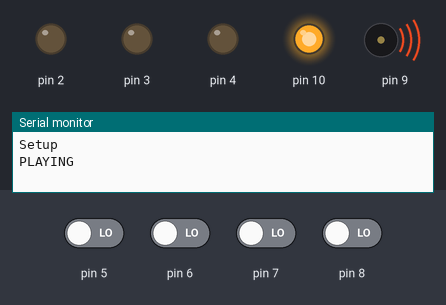
Simulated run of this sketch. Board: Arduino Uno, built with avr-gcc and run on an emulated ATmega328P. On the bench: output pins drawn as LEDs (lit = HIGH), buzzer (waves = sounding), the last lines printed to the serial monitor. The test bench sets the inputs (shaded band); at power-on: pin 5–8 LOW.

Above: at 1.12 s.
At 1.85 s:
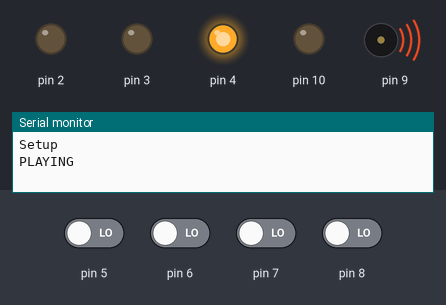
At 2.34 s:
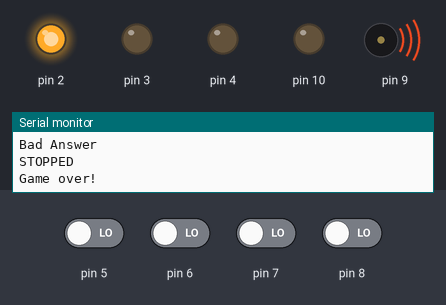
At 2.83 s:
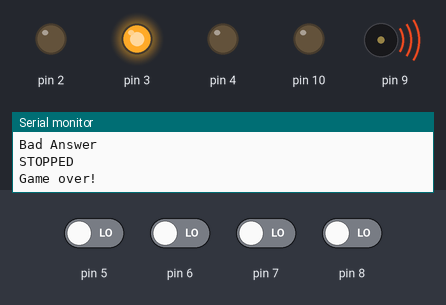
At 4.5 s:
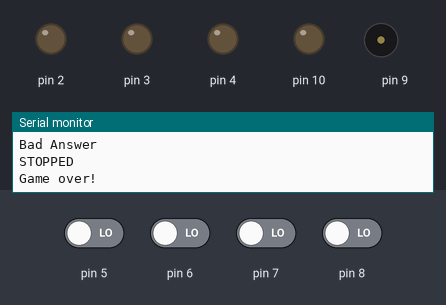
Timing chart, 0 to 6.0 s (numbered marks = the images above):
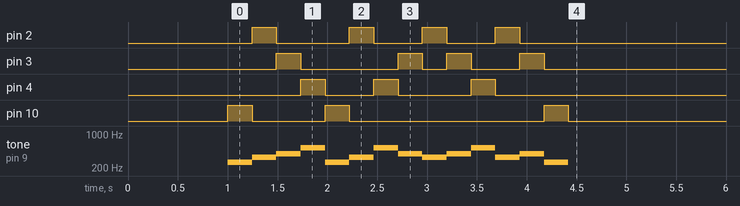

The sketch:

Simon.ino
```cpp
#include	"pitches.h"
#include	<avr/pgmspace.h>
// state vars
const char STOPPED = 0;
const char RESTART = 1;
const char PLAYING = 2;
const char PLAYBACK = 3;

// pins
const PROGMEM char RESET = 0;
const PROGMEM char BLUE_LED = 10;
const PROGMEM char RED_LED = 2;
const PROGMEM char YELLOW_LED = 3;
const PROGMEM char GREEN_LED = 4;
const PROGMEM char BLUE_BUTTON = 5;
const PROGMEM char RED_BUTTON = 6;
const PROGMEM char YELLOW_BUTTON = 7;
const PROGMEM char GREEN_BUTTON = 8;
const PROGMEM char SPEAKER = 9;
//other const PROGMEMant
const PROGMEM int MAX_ROUNDS = 10;
const PROGMEM int NUM = 4;
const PROGMEM char LEDS[NUM] = { BLUE_LED, RED_LED, YELLOW_LED, GREEN_LED };
const PROGMEM char BUTTONS[NUM] = { BLUE_BUTTON, RED_BUTTON, YELLOW_BUTTON, GREEN_BUTTON };
const float TONES[NUM] = {NOTE_C4, NOTE_E4, NOTE_G4, NOTE_C5};
const PROGMEM int BUZZ_LENGTH = 500; //seconds

//songs
const PROGMEM int WIN_SONG_L = 10;
const PROGMEM int LOSE_SONG_L = 10;
const PROGMEM int LOSE_SONG[LOSE_SONG_L] = {0,1,3,2,1,2,3,1,2,0};
const PROGMEM int WIN_SONG[WIN_SONG_L] = {0,3,1,1,2,1,3,2,0,0};

//global variables
char state;
char buttons;
int num_rounds;
int game[10] = {0,1,2,1,2,0,3,2,0,1};
int wait;
int curr_round;

void get_buttons()
	{
	int i;
	buttons = (char) 0;
	for(i=0; i<pgm_read_byte_near(&NUM); i++)
		{
		if(digitalRead(pgm_read_byte_near(&BUTTONS[i])) == LOW)
			{
			buttons = (buttons & ((0x1 << i) ^ ((char) 0xFF))) | (0x1 << i);
			}
		}
	}

void flash_and_buzz(int i)
	{
	digitalWrite(pgm_read_byte_near(&LEDS[i]), HIGH);
	tone(pgm_read_byte_near(&SPEAKER), TONES[i], pgm_read_byte_near(&BUZZ_LENGTH));
	delay(pgm_read_byte_near(&BUZZ_LENGTH));
	digitalWrite(pgm_read_byte_near(&LEDS[i]), LOW);
	} // end flash_and_buzz

void flash_leds()
	{
	int i;
	for(i=0; i<NUM; i++)
		{
		if(buttons & (0x1 << i))
			{
			flash_and_buzz(i);
			}
		}
	}

void game_over()
	{
	Serial.println(F("Game over!"));
	int i;
	for(i=0; i<pgm_read_byte_near(&LOSE_SONG_L); i++)
		{
		flash_and_buzz(pgm_read_byte_near(LOSE_SONG + i));
		}
	}

void winner()
	{
	Serial.println(F("Winner!"));
	int i;
	for(i=0; i<pgm_read_byte_near(&WIN_SONG_L); i++)
		{
		flash_and_buzz(pgm_read_byte_near(WIN_SONG + i));
		}
	}

// setup()
void setup()
	{
	delay(1000);
	Serial.begin(9600);
	Serial.println(F("Setup"));
	state = PLAYING;
	curr_round =0;
	wait = 0;
	num_rounds = 0;

	pinMode(A0,INPUT);
	randomSeed(analogRead(A0));

	pinMode(pgm_read_byte_near(&SPEAKER), OUTPUT);
	pinMode(pgm_read_byte_near(RESET), INPUT);

	int i;
	for(i=0; i<pgm_read_byte_near(&NUM); i++)
		{
		pinMode(pgm_read_byte_near(BUTTONS + i), INPUT);
		pinMode(pgm_read_byte_near(LEDS + i), OUTPUT);
		digitalWrite(pgm_read_byte_near(LEDS + i),LOW);
		}
	} //end setup

// loop()
void loop()
	{
	num_rounds = 1;

	// [PLAYING]
	// user is trying to recall the pattern
	if(state == PLAYING)
		{
		int max_wait = 1000;
		Serial.println(F("PLAYING"));

		//timeout
		//TODO implement this
		if(wait++ == max_wait)
			{
			Serial.println(F("Timeout"));
			Serial.println(F("STOPPED"));
			game_over();
			state = STOPPED;
			return;
			}

		delay(1);
		get_buttons();
		if(!buttons){return;}
		flash_leds();

		// bad sequence
		if(buttons != (0x1 << game[curr_round]))
			{
			Serial.println(F("Bad Answer"));
			Serial.println(F("STOPPED"));
			game_over();
			state = STOPPED;
			return;
			}
		if((++curr_round == num_rounds) && (num_rounds == MAX_ROUNDS))
			{
			Serial.println(F("STOPPED"));
			winner();
			state = STOPPED;
			return;
			}
		if(curr_round == num_rounds)
			{
			delay(250);
			state = PLAYING;
			return;
			}

		return;
		} //end if

	} //end loop
```

pitches.h
```cpp
#define    NOTE_C0    16.35
#define    NOTE_Db0    17.32
#define    NOTE_D0    18.35
#define    NOTE_Eb0    19.45
#define    NOTE_E0    20.60
#define    NOTE_F0    21.83
#define    NOTE_Gb0    23.12
#define    NOTE_G0    24.50
#define    NOTE_Ab0    25.96
#define    NOTE_LA0    27.50
#define    NOTE_Bb0    29.14
#define    NOTE_B0    30.87
#define    NOTE_C1    32.70
#define    NOTE_Db1    34.65
#define    NOTE_D1    36.71
#define    NOTE_Eb1    38.89
#define    NOTE_E1    41.20
#define    NOTE_F1    43.65
#define    NOTE_Gb1    46.25
#define    NOTE_G1    49.00
#define    NOTE_Ab1    51.91
#define    NOTE_LA1    55.00
#define    NOTE_Bb1    58.27
#define    NOTE_B1    61.74
#define    NOTE_C2    65.41
#define    NOTE_Db2    69.30
#define    NOTE_D2    73.42
#define    NOTE_Eb2    77.78
#define    NOTE_E2    82.41
#define    NOTE_F2    87.31
#define    NOTE_Gb2    92.50
#define    NOTE_G2    98.00
#define    NOTE_Ab2    103.83
#define    NOTE_LA2    110.00
#define    NOTE_Bb2    116.54
#define    NOTE_B2    123.47
#define    NOTE_C3    130.81
#define    NOTE_Db3    138.59
#define    NOTE_D3    146.83
#define    NOTE_Eb3    155.56
#define    NOTE_E3    164.81
#define    NOTE_F3    174.61
#define    NOTE_Gb3    185.00
#define    NOTE_G3    196.00
#define    NOTE_Ab3    207.65
#define    NOTE_LA3    220.00
#define    NOTE_Bb3    233.08
#define    NOTE_B3    246.94
#define    NOTE_C4    261.63
#define    NOTE_Db4    277.18
#define    NOTE_D4    293.66
#define    NOTE_Eb4    311.13
#define    NOTE_E4    329.63
#define    NOTE_F4    349.23
#define    NOTE_Gb4    369.99
#define    NOTE_G4    392.00
#define    NOTE_Ab4    415.30
#define    NOTE_LA4    440.00
#define    NOTE_Bb4    466.16
#define    NOTE_B4    493.88
#define    NOTE_C5    523.25
#define    NOTE_Db5    554.37
#define    NOTE_D5    587.33
#define    NOTE_Eb5    622.25
#define    NOTE_E5    659.26
#define    NOTE_F5    698.46
#define    NOTE_Gb5    739.99
#define    NOTE_G5    783.99
#define    NOTE_Ab5    830.61
#define    NOTE_LA5    880.00
#define    NOTE_Bb5    932.33
#define    NOTE_B5    987.77
#define    NOTE_C6    1046.50
#define    NOTE_Db6    1108.73
#define    NOTE_D6    1174.66
#define    NOTE_Eb6    1244.51
#define    NOTE_E6    1318.51
#define    NOTE_F6    1396.91
#define    NOTE_Gb6    1479.98
#define    NOTE_G6    1567.98
#define    NOTE_Ab6    1661.22
#define    NOTE_LA6    1760.00
#define    NOTE_Bb6    1864.66
#define    NOTE_B6    1975.53
#define    NOTE_C7    2093.00
#define    NOTE_Db7    2217.46
#define    NOTE_D7    2349.32
#define    NOTE_Eb7    2489.02
#define    NOTE_E7    2637.02
#define    NOTE_F7    2793.83
#define    NOTE_Gb7    2959.96
#define    NOTE_G7    3135.96
#define    NOTE_Ab7    3322.44
#define    NOTE_LA7    3520.01
#define    NOTE_Bb7    3729.31
#define    NOTE_B7    3951.07
#define    NOTE_C8    4186.01
#define    NOTE_Db8    4434.92
#define    NOTE_D8    4698.64
#define    NOTE_Eb8    4978.03
```

Measured:
- by itself, pin 2: LOW → HIGH at 1.2 s, → LOW 0.24 s later, → HIGH 0.73 s later, → LOW 0.24 s later, … (8 changes in this stretch)
- by itself, pin 3: LOW → HIGH at 1.5 s, → LOW 0.24 s later, → HIGH 0.98 s later, → LOW 0.24 s later, … (8 changes in this stretch)
- by itself, pin 4: goes HIGH 0.24 s, LOW 0.49 s, HIGH 0.24 s, LOW 0.73 s, HIGH 0.24 s, then LOW
- by itself, pin 10: goes HIGH 0.24 s, LOW 0.73 s, HIGH 0.24 s, LOW 2.0 s, HIGH 0.24 s, then LOW
- by itself, tone on pin 9: plays 261 Hz for 0.24 s, 329 Hz for 0.24 s, 392 Hz for 0.24 s, 523 Hz for 0.24 s, 261 Hz for 0.24 s, 329 Hz for 0.24 s … (14 notes in this stretch)
